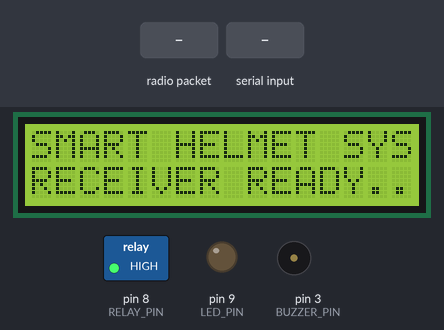
The sketch below on a simulated Arduino Uno, built with avr-gcc and run on an emulated ATmega328P. Shown: 16×2 character LCD, switched loads named in the sketch (green lamp = pin HIGH), output pins drawn as LEDs (lit = HIGH), buzzer (waves = sounding, pin HIGH). Inputs (shaded band) come from the test bench. No radio packets arrive unless stated; what the sketch prints to the serial monitor is not drawn.

Above: at 1.8 s.
1.9 s: radio packet "SAFE" arrives
At 3.2 s:
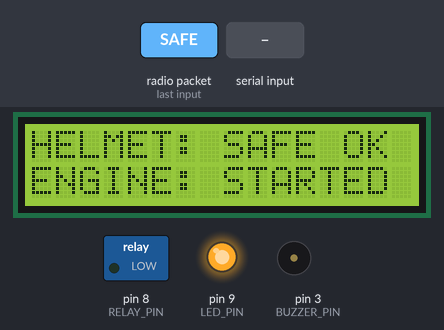
3.5 s: radio packet "DROWSY" arrives
At 4.7 s:
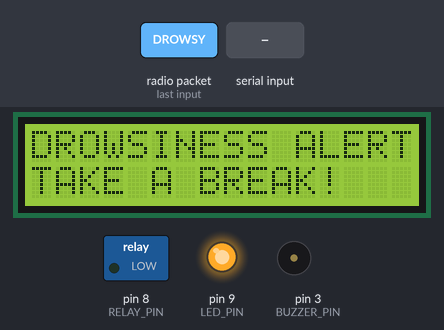
5.2 s: "LOCK\n" received over Serial
At 7.5 s:
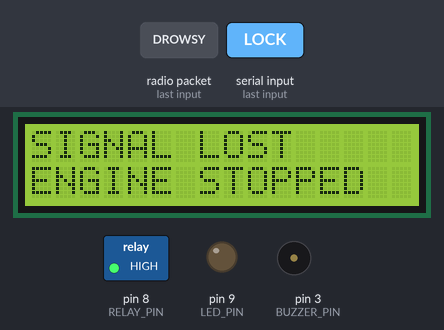
8.0 s: radio packet "DROWSY" arrives
At 8.5 s:
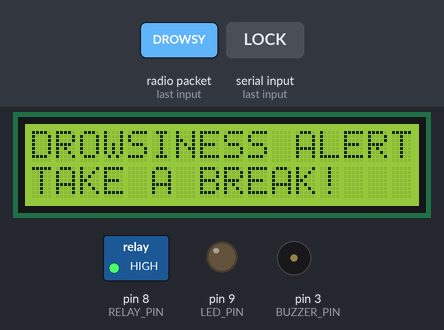
Timing chart, 0 to 11.0 s (numbered marks = the images above; inputs shaded):
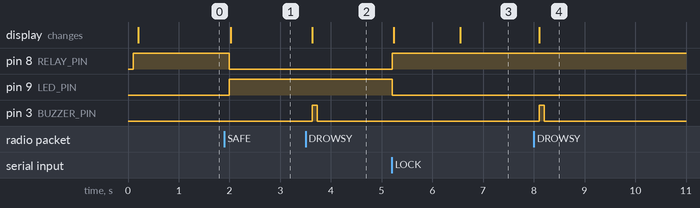

Measured:
- after the input at 1.9 s, pin 8 (RELAY_PIN): HIGH → LOW after 0.10 s; pin 9 (LED_PIN): LOW → HIGH after 0.10 s; the display: changes after 0.13 s (image 1)
- after the input at 3.5 s, pin 8 (RELAY_PIN): stays LOW (without the input it goes to HIGH after 1.4 s); pin 9 (LED_PIN): stays HIGH (without the input it goes to LOW after 1.4 s); pin 3 (BUZZER_PIN): LOW → HIGH after 0.13 s, → LOW 0.10 s later; the display: changes after 0.13 s (image 2)
- after the input at 5.2 s, pin 8 (RELAY_PIN): LOW → HIGH after 0.01 s instead of 1.3 s; pin 9 (LED_PIN): HIGH → LOW after 0.01 s instead of 1.3 s; the display: first changes at once (image 3 shows a later state)
- after the input at 8.0 s, pin 3 (BUZZER_PIN): LOW → HIGH after 0.11 s, → LOW 0.10 s later; the display: changes after 0.11 s (image 4)

The sketch:

Receiver.ino
```cpp
#include <Wire.h>
#include <LiquidCrystal_I2C.h>
#include <RH_ASK.h>
#include <SPI.h> // Required by RadioHead even if not used directly

// ========================================================
// PIN CONFIGURATION (RECEIVER / BIKE IGNITION UNIT)
// ========================================================
// RF Receiver DATA -> Arduino D2 (or D11 if preferred)
// Buzzer (+)       -> Arduino D3
// Relay Module IN  -> Arduino D8 (Active LOW)
// Green LED (+)    -> Arduino D9 (Ignition indicator)
// I2C LCD SDA      -> Arduino A4
// I2C LCD SCL      -> Arduino A5
const int RF_RX_PIN    = 2;
const int RF_TX_UNUSED = 12; // Unused TX pin required by constructor
const int BUZZER_PIN   = 3;
const int RELAY_PIN    = 8;  // Active LOW relay module
const int LED_PIN      = 9;

// Relay Active Level: 5V relay modules are ACTIVE LOW (LOW = Relay ON)
const int RELAY_ON  = LOW;
const int RELAY_OFF = HIGH;

// ========================================================
// HARDWARE DRIVERS
// ========================================================
// PCF8574T default I2C address is 0x27 (change to 0x3F if using PCF8574AT)
LiquidCrystal_I2C lcd(0x27, 16, 2);

// RadioHead ASK driver (2000 bps, RX on Pin 11, dummy TX on Pin 12)
RH_ASK rf_driver(2000, RF_RX_PIN, RF_TX_UNUSED);

// State tracking & non-blocking timers
String lastState = "";
unsigned long lastPacketTime = 0;
const unsigned long SIGNAL_TIMEOUT_MS = 3000; // 3 sec timeout if helmet out of range

// Telemetry state variables
int helmetState   = 0; // 1 = Worn, 0 = Off
int alcoholState  = 0; // 1 = Detected, 0 = Clean
int drowsyState   = 0; // 1 = Drowsy, 0 = Alert
int crashState    = 0; // 1 = Crash/Fall, 0 = Normal
float ax_val = 0.02, ay_val = 0.01, az_val = 0.99;
float gForce_val = 1.00;
float pitch_val = 0.0, roll_val = 0.0;

bool engineRunning = false;
bool manualLockOverride = false;
unsigned long lastTelemetryStream = 0;

// ========================================================
// HELPER FUNCTIONS
// ========================================================
void setEngine(bool enable) {
  if (enable && !manualLockOverride) {
    digitalWrite(RELAY_PIN, RELAY_ON);  // Engine ignition ON
    digitalWrite(LED_PIN, HIGH);        // Green indicator ON
    engineRunning = true;
  } else {
    digitalWrite(RELAY_PIN, RELAY_OFF); // Engine ignition OFF
    digitalWrite(LED_PIN, LOW);         // Green indicator OFF
    engineRunning = false;
  }
}

bool hasPhysicalLCD = false;
String lcdLine1 = "SMART HELMET SYS";
String lcdLine2 = "RECEIVER READY..";

// Redraws LCD only when state text changes (prevents flicker and I2C bus traffic)
void displayStatus(const char* line1, const char* line2) {
  lcdLine1 = String(line1);
  lcdLine2 = String(line2);

  if (hasPhysicalLCD) {
    lcd.clear();
    lcd.setCursor(0, 0);
    lcd.print(line1);
    lcd.setCursor(0, 1);
    lcd.print(line2);
  }
}

// Streams JSON Telemetry to PC/Web Gateway over USB Serial (2Hz / 500ms)
void streamTelemetryJSON() {
  if (millis() - lastTelemetryStream < 500) return;
  lastTelemetryStream = millis();

  Serial.print(F("{\"helmet\":"));
  Serial.print(helmetState);
  Serial.print(F(",\"alcohol\":"));
  Serial.print(alcoholState);
  Serial.print(F(",\"drowsy\":"));
  Serial.print(drowsyState);
  Serial.print(F(",\"crash\":"));
  Serial.print(crashState);
  Serial.print(F(",\"ax\":")); Serial.print(ax_val, 2);
  Serial.print(F(",\"ay\":")); Serial.print(ay_val, 2);
  Serial.print(F(",\"az\":")); Serial.print(az_val, 2);
  Serial.print(F(",\"gForce\":")); Serial.print(gForce_val, 2);
  Serial.print(F(",\"pitch\":")); Serial.print(pitch_val, 1);
  Serial.print(F(",\"roll\":")); Serial.print(roll_val, 1);
  Serial.print(F(",\"relay\":")); Serial.print(engineRunning ? 1 : 0);
  Serial.print(F(",\"override\":")); Serial.print(manualLockOverride ? 1 : 0);
  Serial.print(F(",\"speedKmh\":")); Serial.print(engineRunning ? 42 : 0);
  Serial.print(F(",\"lcd1\":\"")); Serial.print(lcdLine1); Serial.print(F("\""));
  Serial.print(F(",\"lcd2\":\"")); Serial.print(lcdLine2); Serial.print(F("\""));
  Serial.println(F("}"));
}

// Listens for Remote Killswitch commands ("LOCK" / "UNLOCK") from Web Dashboard
void checkSerialCommands() {
  if (Serial.available() > 0) {
    String cmd = Serial.readStringUntil('\n');
    cmd.trim();
    if (cmd == "LOCK") {
      manualLockOverride = true;
      setEngine(false);
      displayStatus("REMOTE OVERRIDE", "IGNITION CUT!");
      Serial.println(F("{\"status\":\"LOCKED_BY_REMOTE\"}"));
    } else if (cmd == "UNLOCK") {
      manualLockOverride = false;
      if (lastState == "SAFE") {
        setEngine(true);
        displayStatus("HELMET: SAFE OK", "ENGINE: STARTED");
      }
      Serial.println(F("{\"status\":\"UNLOCKED_BY_REMOTE\"}"));
    }
  }
}

// ========================================================
// SETUP
// ========================================================
void setup() {
  Serial.begin(9600);
  delay(100);

  // 1. Configure output pins
  pinMode(RELAY_PIN, OUTPUT);
  pinMode(LED_PIN, OUTPUT);
  pinMode(BUZZER_PIN, OUTPUT);

  // Safety initial state: Engine locked, buzzer silent
  setEngine(false);
  digitalWrite(BUZZER_PIN, LOW);

  // 2. Safe I2C LCD Detection (Protects against broken/missing LCD freezing MCU)
  Wire.begin();
  Wire.beginTransmission(0x27);
  if (Wire.endTransmission() == 0) {
    hasPhysicalLCD = true;
    lcd.init();
    lcd.backlight();
    displayStatus("SMART HELMET SYS", "RECEIVER READY..");
  } else {
    Wire.beginTransmission(0x3F);
    if (Wire.endTransmission() == 0) {
      hasPhysicalLCD = true;
      lcd.init();
      lcd.backlight();
      displayStatus("SMART HELMET SYS", "RECEIVER READY..");
    } else {
      hasPhysicalLCD = false;
      Serial.println(F("[LCD] Physical LCD not found at 0x27/0x3F (Using Dashboard Mirror)."));
    }
  }

  // 3. Initialize RadioHead 433MHz RF Receiver
  if (!rf_driver.init()) {
    Serial.println(F("[RF] ERROR: RadioHead RF init failed on Pin D2!"));
  } else {
    Serial.println(F("[RF] Receiver Ready on Pin D2 (2000 bps)."));
  }

  Serial.println(F("\n================================================================================"));
  Serial.println(F("            AEGISHELM SMART HELMET SYSTEM - BIKE RECEIVER (COM4)                "));
  Serial.println(F("================================================================================"));
  Serial.println(F("PINS: RF RX->D2 | Relay->D8 | Green LED->D9 | Buzzer->D3 | LCD->A4/A5"));
  Serial.println(F("LISTENING FOR 433MHz HELMET TRANSMISSIONS ON PIN D2..."));
  Serial.println(F("================================================================================"));
}

// ========================================================
// MAIN LOOP
// ========================================================
void loop() {
  // Check for incoming commands from Web Dashboard
  checkSerialCommands();

  uint8_t buf[RH_ASK_MAX_MESSAGE_LEN + 1];
  uint8_t buflen = RH_ASK_MAX_MESSAGE_LEN;

  // 1. Non-blocking check for received RF packet
  if (rf_driver.recv(buf, &buflen)) {
    lastPacketTime = millis();

    // Null-terminate received byte array to form a valid C-string
    buf[buflen] = '\0';
    String message = String((char*)buf);
    message.trim();

    // 1. Separate state and MPU motion payload if present (Format: STATE:ax,ay,az,pitch,roll,gForce)
    String stateStr = message;
    int colonIdx = message.indexOf(':');
    if (colonIdx > 0) {
      stateStr = message.substring(0, colonIdx);
      String mpuPayload = message.substring(colonIdx + 1);
      float ax = 0.0, ay = 0.0, az = 0.0, p = 0.0, r = 0.0, g = 0.0;
      int cnt = sscanf(mpuPayload.c_str(), "%f,%f,%f,%f,%f,%f", &ax, &ay, &az, &p, &r, &g);
      if (cnt >= 5) {
        ax_val = ax;
        ay_val = ay;
        az_val = az;
        pitch_val = p;
        roll_val = r;
        if (cnt >= 6) gForce_val = g;
      }
    }

    // Human-readable debug output for Serial Monitor
    Serial.print(F("[BIKE RX] RF: ["));
    Serial.print(stateStr);
    Serial.print(F("] | Relay: "));
    Serial.print(engineRunning ? F("ON (RUNNING) ") : F("OFF (LOCKED) "));
    Serial.print(F("| LCD: \""));
    Serial.print(lcdLine1);
    Serial.print(F("\" / \""));
    Serial.print(lcdLine2);
    Serial.print(F("\" | MPU: X:"));
    Serial.print(ax_val, 2);
    Serial.print(F(" Y:"));
    Serial.print(ay_val, 2);
    Serial.print(F(" Z:"));
    Serial.print(az_val, 2);
    Serial.print(F(" P:"));
    Serial.print(pitch_val, 1);
    Serial.print(F("° R:"));
    Serial.print(roll_val, 1);
    Serial.print(F("° G:"));
    Serial.print(gForce_val, 2);
    Serial.println();

    // 2. Handle System States
    if (stateStr == "SAFE") {
      helmetState  = 1;
      alcoholState = 0;
      drowsyState  = 0;
      crashState   = 0;

      if (lastState != "SAFE") {
        lastState = "SAFE";
        setEngine(true); // Relay ON, Green LED ON
        digitalWrite(BUZZER_PIN, LOW);
        displayStatus("HELMET: SAFE OK", "ENGINE: STARTED");
      }
    }
    else if (stateStr == "DROWSY") {
      helmetState  = 1;
      alcoholState = 0;
      drowsyState  = 1;
      crashState   = 0;

      if (lastState != "DROWSY") {
        lastState = "DROWSY";
        displayStatus("DROWSINESS ALERT", "TAKE A BREAK!   ");
      }
      digitalWrite(BUZZER_PIN, HIGH);
      delay(100);
      digitalWrite(BUZZER_PIN, LOW);
      delay(60);
    }
    else if (stateStr == "ALCOHOL") {
      helmetState  = 1;
      alcoholState = 1;
      drowsyState  = 0;
      crashState   = 0;

      if (lastState != "ALCOHOL") {
        lastState = "ALCOHOL";
        setEngine(false); // Relay OFF, Green LED OFF
        displayStatus("ALCOHOL DETECTED", "ENGINE: LOCKED!");
      }
      // Alarm pattern: rapid beeps
      digitalWrite(BUZZER_PIN, HIGH);
      delay(80);
      digitalWrite(BUZZER_PIN, LOW);
      delay(60);
    }
    else if (stateStr == "NO_HELMET") {
      helmetState  = 0;
      alcoholState = 0;
      drowsyState  = 0;
      crashState   = 0;

      if (lastState != "NO_HELMET") {
        lastState = "NO_HELMET";
        setEngine(false); // Relay OFF, Green LED OFF
        digitalWrite(BUZZER_PIN, LOW);
        displayStatus("WEAR HELMET &", "FASTEN STRAP!");
      }
    }
    else if (stateStr == "CRASH" || stateStr == "ACCIDENT") {
      crashState = 1;
      if (lastState != "CRASH") {
        lastState = "CRASH";
        setEngine(false); // Kill engine immediately on impact
        digitalWrite(BUZZER_PIN, HIGH);
        displayStatus("CRASH DETECTED! ", "SOS DISPATCHING ");
      }
    }
  }

  // 3. Signal Timeout Check: If no packet received within 3 seconds
  // 3. Signal Timeout Check: If no packet received within 3 seconds
  if (lastPacketTime > 0 && (millis() - lastPacketTime > SIGNAL_TIMEOUT_MS)) {
    if (lastState != "TIMEOUT") {
      lastState = "TIMEOUT";
      helmetState = 0;
      setEngine(false); // Kill engine if helmet goes out of range
      digitalWrite(BUZZER_PIN, LOW);
      displayStatus("SIGNAL LOST", "ENGINE STOPPED");
      Serial.println(F("[RECEIVER] RF Signal Lost (>3s) -> Engine Stopped."));
    }
  }

  // 4. Heartbeat when waiting for initial signal
  static unsigned long lastWaitHeartbeat = 0;
  if (lastPacketTime == 0 && (millis() - lastWaitHeartbeat >= 3000)) {
    lastWaitHeartbeat = millis();
    Serial.println(F("[RECEIVER] Listening on Pin D2... (Waiting for RF signal from Helmet)"));
  }

  delay(20);
}
```
